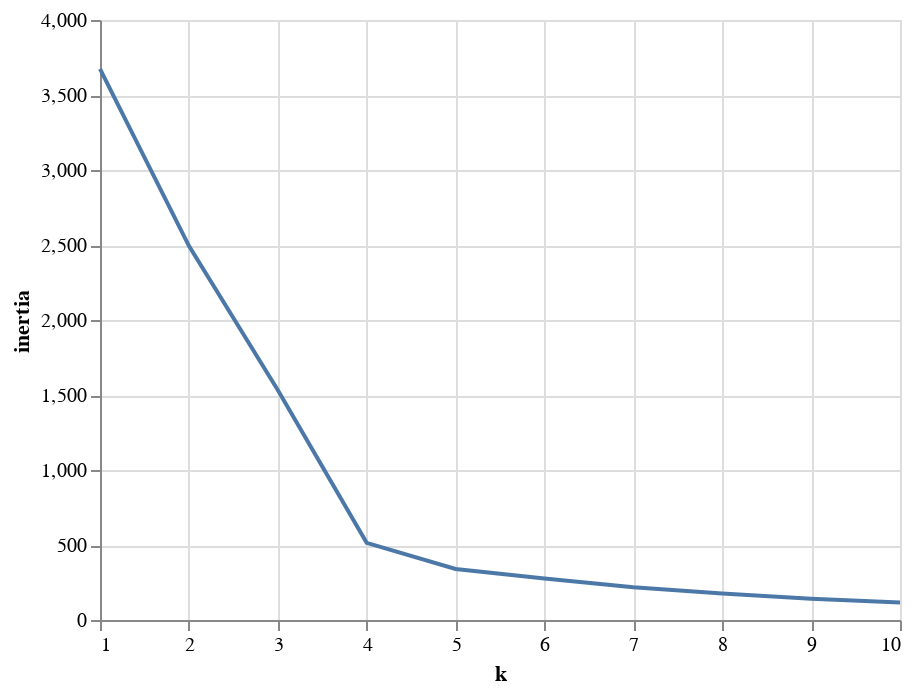

Write notebook code for a chart like this one.
### Markdown cell above
### Clustering Crytocurrencies Using K-Means

#### Find the Best Value for `k` Using the Elbow Curve

### Code cell
inertia = []
k = list(range(1, 11))

# Calculate the inertia for the range of k values
for i in k:
    km = KMeans(n_clusters=i, random_state=6)
    km.fit(pca_df)
    inertia.append(km.inertia_)

# Create the Elbow Curve using hvPlot
elbow_data = {'k': k, 'inertia': inertia}
elbow_df = pd.DataFrame(elbow_data)
alt.Chart(elbow_df).mark_line().encode(x='k', y='inertia')

### Figure 1 — Vega-Lite specification as saved in the notebook (floating-point values rounded to 4 significant figures)
{"config": {"view": {"continuousWidth": 400, "continuousHeight": 300}}, "data": {"name": "data-dcc280c19b1c2d9f4893d306e99314de"}, "mark": "line", "encoding": {"x": {"type": "quantitative", "field": "k"}, "y": {"type": "quantitative", "field": "inertia"}}, "$schema": "https://vega.github.io/schema/vega-lite/v4.8.1.json", "datasets": {"data-dcc280c19b1c2d9f4893d306e99314de": [{"k": 1, "inertia": 3674.0}, {"k": 2, "inertia": 2495.0}, {"k": 3, "inertia": 1534.0}, {"k": 4, "inertia": 514.5}, {"k": 5, "inertia": 340.0}, {"k": 6, "inertia": 276.7}, {"k": 7, "inertia": 218.7}, {"k": 8, "inertia": 177.2}, {"k": 9, "inertia": 141.4}, {"k": 10, "inertia": 116.0}]}}
